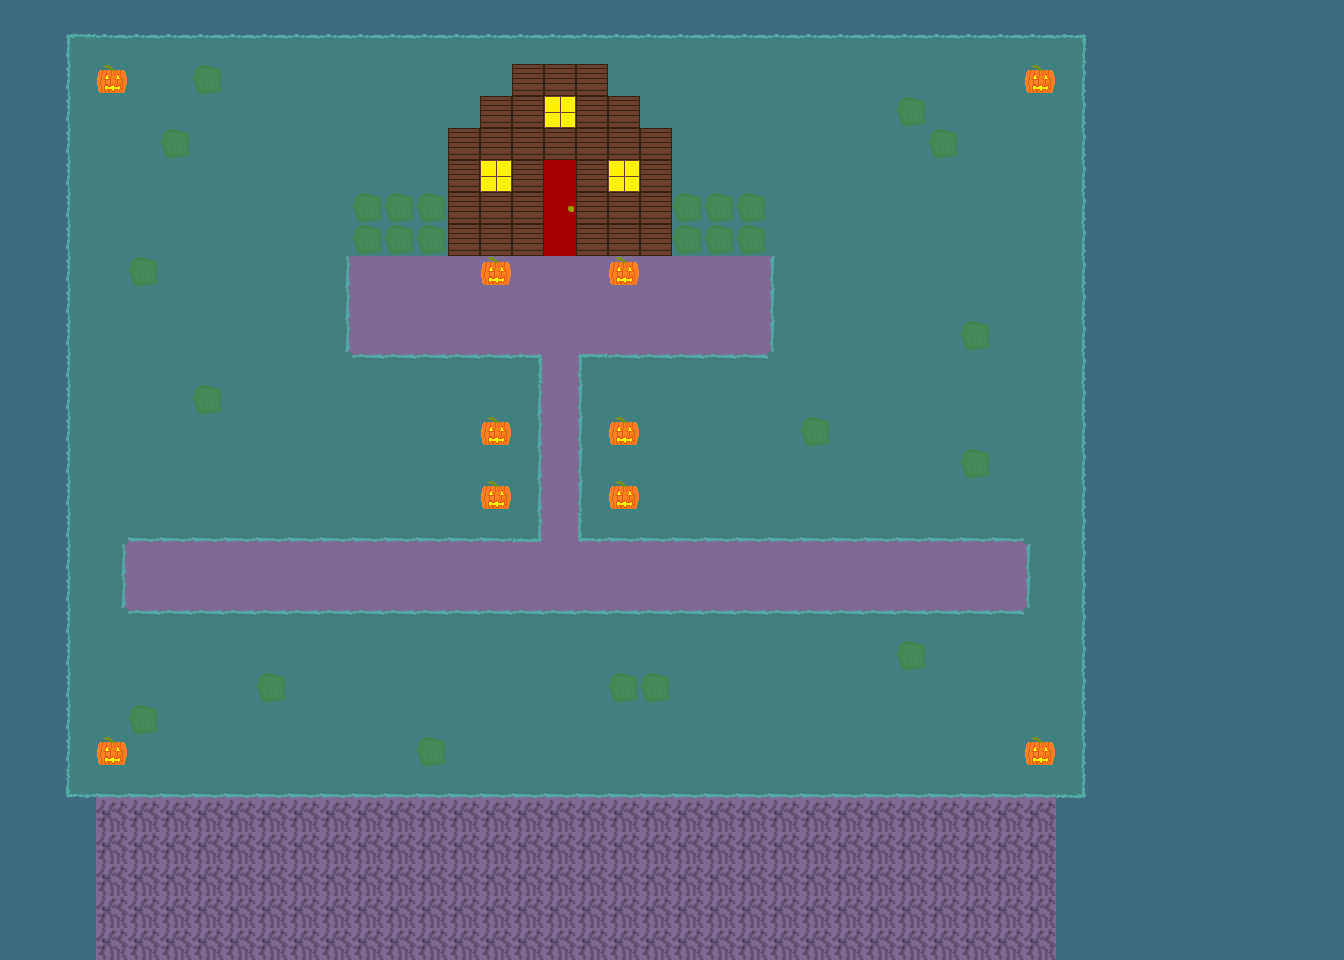

Tiled map render using the project's own tile images. Description and the whole map definition, tile-layer contents included, below:
An orthogonal 42x30 tile map with 32x32 px tiles, 1 tile layer (Tile Layer 1).

<map version="1.2" tiledversion="1.2.0" orientation="orthogonal" renderorder="right-down" width="42" height="30" tilewidth="32" tileheight="32" infinite="0" nextlayerid="6" nextobjectid="1">
 <tileset firstgid="1" source="tileset1.tsx" />
 <layer id="5" name="Tile Layer 1" width="42" height="30">
  <data encoding="csv">
2,2,2,2,2,2,2,2,2,2,2,2,2,2,2,2,2,2,2,2,2,2,2,2,2,2,2,2,2,2,2,2,2,2,2,2,2,2,2,2,2,2,
2,2,26,11,11,11,11,11,11,11,11,11,11,11,11,11,11,11,11,11,11,11,11,11,11,11,11,11,11,11,11,11,11,27,2,2,2,2,2,2,2,2,
2,2,10,14,3,3,19,3,3,3,3,3,3,3,3,3,4,4,4,3,3,3,3,3,3,3,3,3,3,3,3,3,14,12,2,2,2,2,2,2,2,2,
2,2,10,3,3,3,3,3,3,3,3,3,3,3,3,4,4,16,4,4,3,3,3,3,3,3,3,3,19,3,3,3,3,12,2,2,2,2,2,2,2,2,
2,2,10,3,3,19,3,3,3,3,3,3,3,3,4,4,4,4,4,4,4,3,3,3,3,3,3,3,3,19,3,3,3,12,2,2,2,2,2,2,2,2,
2,2,10,3,3,3,3,3,3,3,3,3,3,3,4,16,4,17,4,16,4,3,3,3,3,3,3,3,3,3,3,3,3,12,2,2,2,2,2,2,2,2,
2,2,10,3,3,3,3,3,3,3,3,19,19,19,4,4,4,18,4,4,4,19,19,19,3,3,3,3,3,3,3,3,3,12,2,2,2,2,2,2,2,2,
2,2,10,3,3,3,3,3,3,3,3,19,19,19,4,4,4,17,4,4,4,19,19,19,3,3,3,3,3,3,3,3,3,12,2,2,2,2,2,2,2,2,
2,2,10,3,19,3,3,3,3,3,8,13,13,13,13,15,13,13,13,15,13,13,13,13,6,3,3,3,3,3,3,3,3,12,2,2,2,2,2,2,2,2,
2,2,10,3,3,3,3,3,3,3,8,13,13,13,13,13,13,13,13,13,13,13,13,13,6,3,3,3,3,3,3,3,3,12,2,2,2,2,2,2,2,2,
2,2,10,3,3,3,3,3,3,3,8,13,13,13,13,13,13,13,13,13,13,13,13,13,6,3,3,3,3,3,19,3,3,12,2,2,2,2,2,2,2,2,
2,2,10,3,3,3,3,3,3,3,3,7,7,7,7,7,23,13,22,7,7,7,7,7,3,3,3,3,3,3,3,3,3,12,2,2,2,2,2,2,2,2,
2,2,10,3,3,3,19,3,3,3,3,3,3,3,3,3,8,13,6,3,3,3,3,3,3,3,3,3,3,3,3,3,3,12,2,2,2,2,2,2,2,2,
2,2,10,3,3,3,3,3,3,3,3,3,3,3,3,14,8,13,6,14,3,3,3,3,3,19,3,3,3,3,3,3,3,12,2,2,2,2,2,2,2,2,
2,2,10,3,3,3,3,3,3,3,3,3,3,3,3,3,8,13,6,3,3,3,3,3,3,3,3,3,3,3,19,3,3,12,2,2,2,2,2,2,2,2,
2,2,10,3,3,3,3,3,3,3,3,3,3,3,3,14,8,13,6,14,3,3,3,3,3,3,3,3,3,3,3,3,3,12,2,2,2,2,2,2,2,2,
2,2,10,3,5,5,5,5,5,5,5,5,5,5,5,5,24,13,21,5,5,5,5,5,5,5,5,5,5,5,5,5,3,12,2,2,2,2,2,2,2,2,
2,2,10,8,13,13,13,13,13,13,13,13,13,13,13,13,13,13,13,13,13,13,13,13,13,13,13,13,13,13,13,13,6,12,2,2,2,2,2,2,2,2,
2,2,10,8,13,13,13,13,13,13,13,13,13,13,13,13,13,13,13,13,13,13,13,13,13,13,13,13,13,13,13,13,6,12,2,2,2,2,2,2,2,2,
2,2,10,3,7,7,7,7,7,7,7,7,7,7,7,7,7,7,7,7,7,7,7,7,7,7,7,7,7,7,7,7,3,12,2,2,2,2,2,2,2,2,
2,2,10,3,3,3,3,3,3,3,3,3,3,3,3,3,3,3,3,3,3,3,3,3,3,3,3,3,19,3,3,3,3,12,2,2,2,2,2,2,2,2,
2,2,10,3,3,3,3,3,19,3,3,3,3,3,3,3,3,3,3,19,19,3,3,3,3,3,3,3,3,3,3,3,3,12,2,2,2,2,2,2,2,2,
2,2,10,3,19,3,3,3,3,3,3,3,3,3,3,3,3,3,3,3,3,3,3,3,3,3,3,3,3,3,3,3,3,12,2,2,2,2,2,2,2,2,
2,2,10,14,3,3,3,3,3,3,3,3,3,19,3,3,3,3,3,3,3,3,3,3,3,3,3,3,3,3,3,3,14,12,2,2,2,2,2,2,2,2,
2,2,25,5,5,5,5,5,5,5,5,5,5,5,5,5,5,5,5,5,5,5,5,5,5,5,5,5,5,5,5,5,5,28,2,2,2,2,2,2,2,2,
2,2,2,1,1,1,1,1,1,1,1,1,1,1,1,1,1,1,1,1,1,1,1,1,1,1,1,1,1,1,1,1,1,2,2,2,2,2,2,2,2,2,
2,2,2,1,1,1,1,1,1,1,1,1,1,1,1,1,1,1,1,1,1,1,1,1,1,1,1,1,1,1,1,1,1,2,2,2,2,2,2,2,2,2,
2,2,2,1,1,1,1,1,1,1,1,1,1,1,1,1,1,1,1,1,1,1,1,1,1,1,1,1,1,1,1,1,1,2,2,2,2,2,2,2,2,2,
2,2,2,1,1,1,1,1,1,1,1,1,1,1,1,1,1,1,1,1,1,1,1,1,1,1,1,1,1,1,1,1,1,2,2,2,2,2,2,2,2,2,
2,2,2,1,1,1,1,1,1,1,1,1,1,1,1,1,1,1,1,1,1,1,1,1,1,1,1,1,1,1,1,1,1,2,2,2,2,2,2,2,2,2
</data>
 </layer>
</map>
